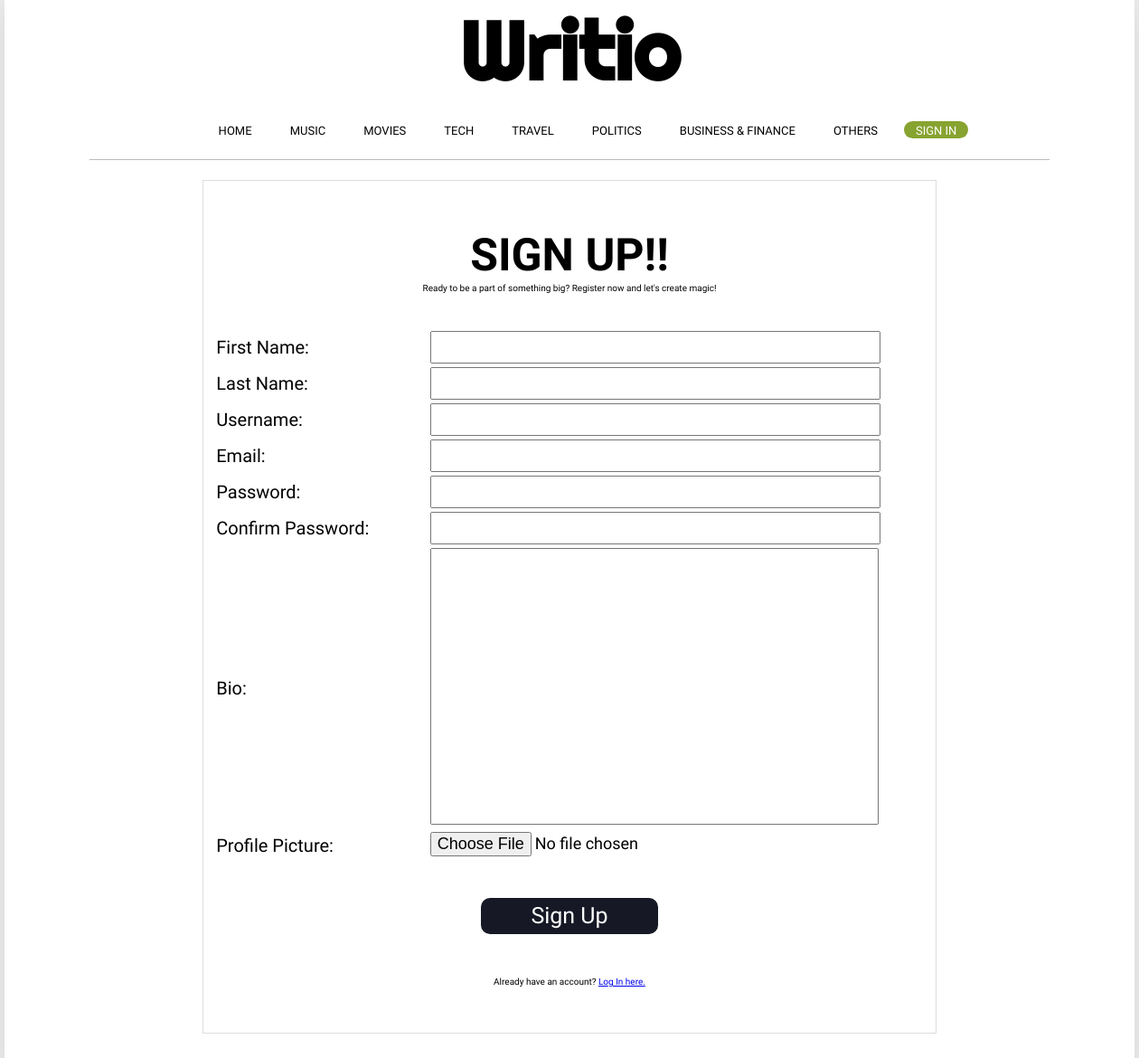
Screenshot of /register/ with the database file from the repository.
### blog/models.py (models this page shows)
class Category(models.Model):
	name = models.CharField(max_length=30)
	def __str__(self):
		return self.name

### blog/views.py (the view)
# urls.py: path("register/", views.register, name="register"),
def register(request):
	if request.method == 'POST':
		User = get_user_model()
		username = request.POST['username']
		first_name = request.POST['first_name']
		last_name = request.POST['last_name']
		email = request.POST['email']
		bio = request.POST['bio']
		if 'profile_picture' in request.FILES:
			profile_picture = request.FILES['profile_picture']
		else:
			profile_picture = None
		password = request.POST["password"]
		confirmation = request.POST['confirmation']
		if password != confirmation:
			return render(request, "blog/register.html", {
				"password_message": "Passwords must match",
				"categories": get_all_categories()
				})
		try:
			user = User.objects.create_user(email=email, username=username, first_name=first_name, last_name=last_name, password=password, bio=bio, profile_picture=profile_picture)
			user.save()
		except IntegrityError:
			return render(request, "blog/register.html", {
				"categories": get_all_categories(),
				"message": "Username already taken."
				})
		login(request, user)
		return HttpResponseRedirect(reverse('index'))
	else:
		return render(request, "blog/register.html", {
			"categories": get_all_categories()
			})

### blog/utils.py (called while the page is built)
def get_all_categories():
	categories = Category.objects.all()
	return categories

### blog/templates/blog/register.html (shortened to what this page needs)
{% extends "blog/layout.html" %}
{% load static %}
{% block content %}
	<div class="register_form">
		<h2>SIGN UP!!</h2>
		<p>Ready to be a part of something big? Register now and let's create magic!</p>
		<form action="{% url 'register' %}" method="post" enctype="multipart/form-data">
			<table>
				<tr>
					<td class="input_label">
						<label for="first_name">First Name:</label>
					</td>
					<td class="input_box">
						<input type="text" name="first_name" id="first_name">
					</td>
				</tr>
				<tr>
					<td class="input_label">
						<label for="last_name">Last Name:</label>
					</td>
					<td class="input_box">
						<input type="text" name="last_name" id="last_name">
					</td>
				</tr>
				<tr>
					<td class="input_label">
						<label for="username">Username:</label>
					</td>
					<td class="input_box">
						<input type="text" name="username" id="username">
					</td>
				</tr>
				<tr>
					<td class="input_label">
						<label for="email">Email:</label>
					</td>
					<td class="input_box">
						<input type="email" name="email" id="email">
					</td>
				</tr>
				<tr>
					<td class="input_label">
						<label for="password">Password:</label>
					</td>
					<td class="input_box">
						<input type="password" name="password" id="password">
					</td>
				</tr>
				<tr>
					<td class="input_label">
						<label for="confirmation">Confirm Password:</label>
					</td>
					<td class="input_box">
						<input type="password" name="confirmation" id="confirmation">
					</td>
				</tr>
				<tr>
					<td class="input_label">
						<label for="bio">Bio:</label>
					</td>
					<td class="input_box">
						<textarea name="bio" id="bio" class="bio"></textarea>
					</td>
				</tr>
				<tr>
					<td class="input_label">
						<label for="profile_picture">Profile Picture:</label>
					</td>
					<td class="input_box">
						<input type="file" name="profile_picture" id="profile_picture">
					</td>
				</tr>
			</table>
			<input type="submit" name="signup" value="Sign Up" class="submit_btn">
		</form>
		<p class="reminder">Already have an account? <a href="{% url 'login' %}">Log In here.</a></p>
	</div>
{% endblock %}

### blog/templates/blog/layout.html (shortened to what this page needs)
{% load static %}
<!DOCTYPE html>
<html>
  <head>
    <link rel="stylesheet" type="text/css" href="{% static 'blog/css/styles.css' %}">
  </head>
  <body>
    <div class="wrap">
      <header>
        <div class="site-logo">
          <h1>Writio</h1>
        </div>
        <nav>
          <ul>
            <li><a href="{% url 'index' %}">Home</a></li>
            {% for category in categories %}
              <li><a href="{% url 'category' category %}">{{ category }}</a></li>
            {% endfor %}
            {% if user.is_authenticated %}
              <li class="write"><a href="{% url 'write' %}">WRITE</a></li>
              <li class="logout"><a href="{% url 'logout' %}">Log Out</a></li>
            {% else %}
              <li class="signin"><a href="{% url 'login' %}">Sign In</a></li>
            {% endif %}
          </ul>
          <div class="ruler"></div>
        </nav>
      </header>
      <main>
        <div class="container">
          {% block content %}{% endblock %}
        </main>
      </div>
    </body>
  </html>

### blog/static/blog/css/styles.css (style rules this page uses)
body { background-color: #eee; margin: 0; padding: 0; color: #000; font-family: 'Work Sans', sans-serif; }
.wrap { box-shadow: 0 0 40px 0 rgba(0, 0, 0, 0.1); width: 1250px; margin: 0 auto; background-color: #fff; min-height: 150vh; }
header { text-align: center; }
header .site-logo h1 { font-family: 'Righteous', cursive; font-size: 90px; margin: 0; }
header nav .ruler { height: 0.5px; border-bottom: 0.5px solid #bbb; width: 85%; margin: 0 auto; }
header nav ul li { display: inline-block; margin: 0.5%; }
header nav ul li a { padding: 1em; text-decoration: none; color: #000; text-transform: uppercase; font-family: 'Work Sans', sans-serif; font-weight: 400; font-size: 13px; }
header nav ul .signin { border-radius: 10px; background-color: #87a330; }
header nav ul .signin a { color: #fff; }
main .container { width: 90%; margin: 0 auto; }
.register_form { border: 1px solid #ddd; margin: 2% auto; width: 70%; padding: 1%; }
.register_form h2 { text-align: center; font-size: 50px; font-family: 'Work Sans', sans-serif; }
.register_form p { text-align: center; margin-top: -5%; font-size: 10px; margin-bottom: 5%; }
.register_form form { width: 100%; }
.register_form .reminder { margin-top: 1%; }
.register_form form table { width: 100%; }
.register_form form table .input_label { width: 30%; font-size: 20px; }
.register_form form .submit_btn { width: 25%; height: 40px; font-family: 'Work Sans', sans-serif; font-weight: 500; background-color: #161925; color: white; border: 0; cursor: pointer; align-self: center; margin: 5% 37.5%; font-size: 25px; border-radius: 10px; }
.register_form form table .input_box input, select { width: 90%; height: 30px; font-size: 18px; font-family: 'Work Sans', sans-serif; }
.register_form form table .input_box .bio { resize: none; width: 90%; height: 300px; font-family: 'Work Sans', sans-serif; }

### rows the page displays
Category: name "MUSIC"
Category: name "MOVIES"
Category: name "TECH"
Category: name "TRAVEL"
Category: name "POLITICS"
Category: name "BUSINESS & FINANCE"
Category: name "OTHERS"
